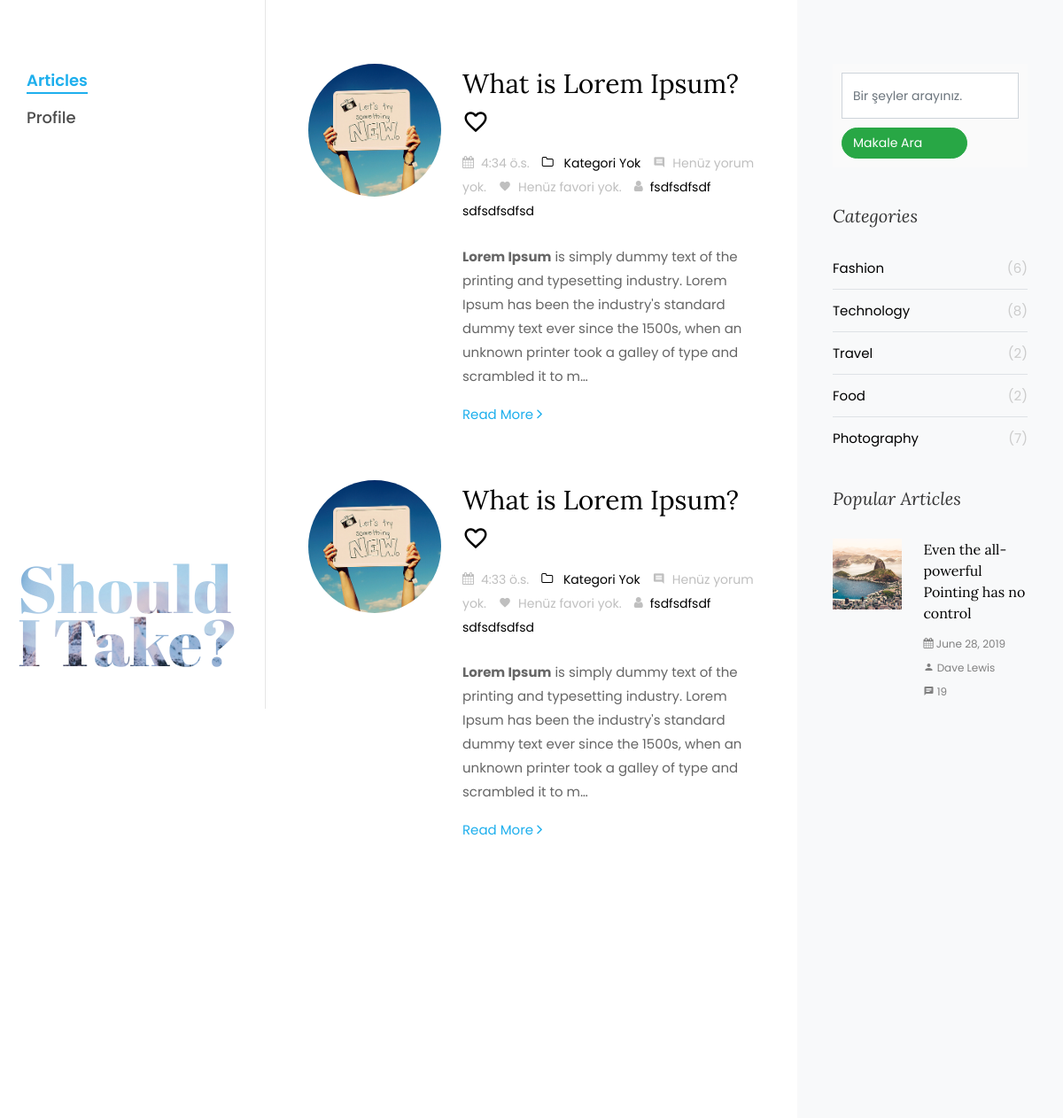
/articles/ (upper part), run on an earlier commit of the app's database.
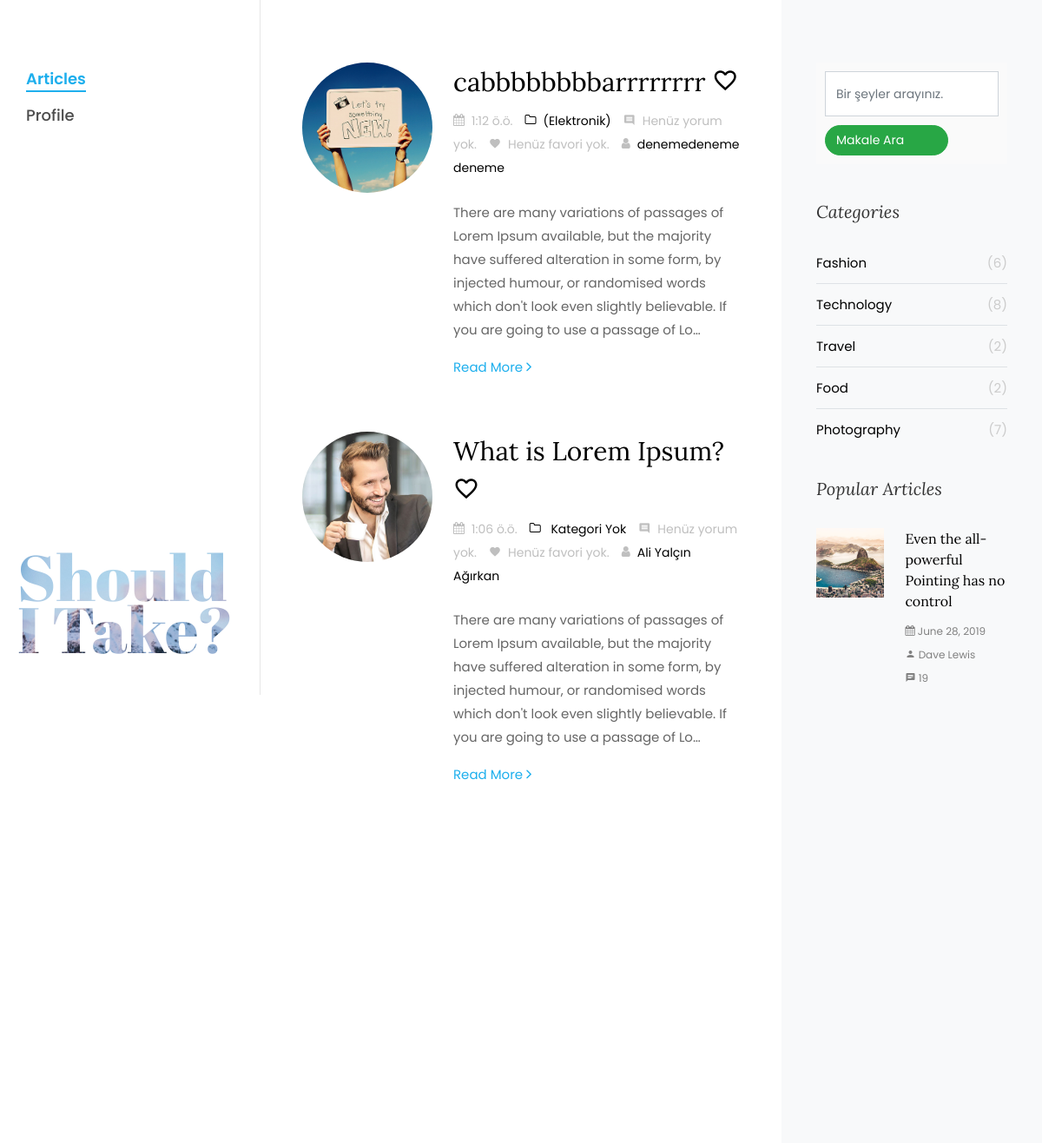
And on a later commit of the database.
### app/models.py (models this page shows, shortened)
class Product(models.Model):
    name = models.CharField(max_length=50, blank=True, null=True, verbose_name='Name:')
    user = models.ForeignKey(User, default=1, null=True, verbose_name='User', related_name='product',
                             on_delete=models.CASCADE)
    icerik = RichTextField(null=True, blank=False, max_length=5000, verbose_name="İçerik giriniz...")
    created_date = models.TimeField(auto_now_add=True, auto_now=False)
    image = models.ImageField(default='/img/default.jpg', upload_to=uplod_to, verbose_name='Image', blank=True)
    categorys = models.ManyToManyField(default='Elektronik',to=Category, blank=True)
    Subcategorys = models.ManyToManyField(to=Subcategory, blank=True)
    ProductTitles = models.ManyToManyField(to=ProductTitle, blank=True)
    unique_id = models.CharField(max_length=100, editable=True, null=True)
    slug = models.SlugField(null=True, unique=True, editable=False)
    def get_added_favorite_user(self):
        return self.favorite.values_list('user__username', flat=True)
    def get_comment_count(self):
        yorum_sayisi = self.comment.count()
        if yorum_sayisi > 0:
            return yorum_sayisi
        return "Henüz yorum yok."
    def get_favori_count(self):
        fovori_sayisi = self.favorite.count()
        if fovori_sayisi > 0:
            return fovori_sayisi
        return "Henüz favori yok."
    class Meta:
        verbose_name_plural = 'Ürünler'
        ordering = ['-id']
    def get_image(self):
        if self.image:
            return self.image.url
        else:
            return '/img/default.jpg'

class Category(models.Model):
    name = models.CharField(max_length=50, verbose_name='Kategori')
    class Meta:
        verbose_name_plural = 'Kategoriler'
    def __str__(self):
        return self.name

### auths/models.py (models this page shows, shortened)
class UserProfile(models.Model):
    Cinsiyet = ((None, 'Cinsiyet'), ('diger', 'DİĞER'), ('erkek', 'ERKEK'), ('kadın', 'KADIN'))
    user = models.OneToOneField(User, null=True, blank=False, verbose_name='User', on_delete=models.CASCADE)
    bio = models.TextField(max_length=1000, verbose_name='Hakkımda', blank=True, null=True)
    profile_photo = models.ImageField(null=True, blank=True, verbose_name='Profil Fotoğrafı')
    dogum_tarihi = models.DateField(null=True, blank=True, verbose_name='Doğum Tarihi')
    cinsiyet = models.CharField(choices=Cinsiyet, blank=True, max_length=6, verbose_name='Cinsiyet')
    class Meta:
        verbose_name_plural = "Kullanici Profilleri"
    def get_screen_name(self):
        user = self.user
        if user.get_full_name():
            return user.get_full_name()
        return user.username

### app/views.py (the view)
# urls.py: url(r'^articles/$', views.ArticleList, name='articles'),
def ArticleList(request):
    articles = models.Product.objects.all()
    form = CategorySorguForm(data=request.GET or None)
    page = request.GET.get('page', 1)
    if form.is_valid():
        taslak_yayin = form.cleaned_data.get('taslak_yayin')
        search = form.cleaned_data.get('search', None)
        if search:
            articles = articles.filter(Q(icerik__icontains=search) | Q(name__icontains=search))
    paginator = Paginator(articles, 6)
    try:
        articles = paginator.page(page)
    except EmptyPage:
        articles = paginator.page(paginator.num_pages)
    except PageNotAnInteger:
        articles = paginator.page(1)
    context = {'articles': articles, 'form': form}
    return render(request, 'BlogTemplate/articles.html', context)

### app/forms.py
class CategorySorguForm(forms.Form):
    search = forms.CharField(required=False, max_length=500, widget=forms.TextInput(
        attrs={'placeholder': 'Bir şeyler arayınız.', 'class': 'form-control'}))

### templates/BlogTemplate/articles.html (shortened to what this page needs)
{% extends 'BlogTemplate/index.html' %}
{% load static %}
{% block content %}
<div class="row pt-md-4" >
    {% for article in articles %}
        <div class="col-md-12">
            <div class="blog-entry ftco-animate d-md-flex">
                <a href="{% url 'details' article.slug %}" class="img img-2"
                   style="background-image: url({{ article.get_image }});"></a>
                <div class="text text-2 pl-md-4">
                    <h3 class="mb-2">
                        <a title="{{ article.name }}" href="{% url 'details' article.slug %}">
                            {{ article.name|truncatechars:20 }}
                        </a>
                        <a class=" {% if request.user.username in article.get_added_favorite_user %}
                           icon-favorite
                           {% else %}
                           icon-favorite_border
                           {% endif %}"
                           href="{% url 'add-remove-favorite' article.slug%}?next={% url 'articles' %}">
                        </a>
                    </h3>
                    <div class="meta-wrap">
                        <p class="meta">
                            <span><i class="icon-calendar mr-2"></i>{{article.created_date}}</span>
                            <span><a href="single.html"><i class="icon-folder-o mr-2"></i>{% if article.categorys.get %}({{ article.categorys.get }}){% else %} Kategori Yok{% endif %}</a></span>
                            <span><i class="icon-comment2 mr-2"></i>{{ article.get_comment_count}}</span>
                            <span><i class="icon-favorite mr-2"></i>{{ article.get_favori_count}}</span>
                            <span><i class="icon-user mr-2"></i><a href="{% url 'user_profile' article.user.username %}">{{ article.user.userprofile.get_screen_name}}</a></span>
                        </p>
                    </div>
                    <p class="mb-4">{{ article.icerik|safe|truncatechars:250 }}</p>
                    <p><a href="{% url 'details' article.slug %}" class="btn-custom">Read More <span
                            class="ion-ios-arrow-forward"></span></a></p>
                </div>
            </div>
        </div>
    {% endfor %}
</div>
{% endblock %}

What changed in the data, as far as the page shows it:
removed Product: get_image (placeholder picture), name "What is Lorem Ipsum?", created_date "4:34 ö.s.", shows "Kategori Yok", get_comment_count "Henüz yorum yok.", get_favori_count "Henüz favori yok.", user.userprofile.get_screen_name "fsdfsdfsdf sdfsdfsdfsd", icerik "Lorem Ipsum is simply dummy text of the printing and typesetting industry. Lorem Ipsum has been the industry's standard dummy text ever since the 1500s, when an unknown printer took a galley of type and scrambled it to m…"
removed Product: get_image (placeholder picture), name "What is Lorem Ipsum?", created_date "4:33 ö.s.", shows "Kategori Yok", get_comment_count "Henüz yorum yok.", get_favori_count "Henüz favori yok.", user.userprofile.get_screen_name "fsdfsdfsdf sdfsdfsdfsd", icerik "Lorem Ipsum is simply dummy text of the printing and typesetting industry. Lorem Ipsum has been the industry's standard dummy text ever since the 1500s, when an unknown printer took a galley of type and scrambled it to m…"
added Product: get_image (placeholder picture), name "cabbbbbbbbarrrrrrrr", created_date "1:12 ö.ö.", categorys.get "Elektronik", get_comment_count "Henüz yorum yok.", get_favori_count "Henüz favori yok.", user.userprofile.get_screen_name "denemedeneme deneme", icerik "There are many variations of passages of Lorem Ipsum available, but the majority have suffered alteration in some form, by injected humour, or randomised words which don't look even slightly believable. If you are going to use a passage of Lo…"
added Product: get_image (picture), name "What is Lorem Ipsum?", created_date "1:06 ö.ö.", shows "Kategori Yok", get_comment_count "Henüz yorum yok.", get_favori_count "Henüz favori yok.", user.userprofile.get_screen_name "Ali Yalçın Ağırkan", icerik "There are many variations of passages of Lorem Ipsum available, but the majority have suffered alteration in some form, by injected humour, or randomised words which don't look even slightly believable. If you are going to use a passage of Lo…"
